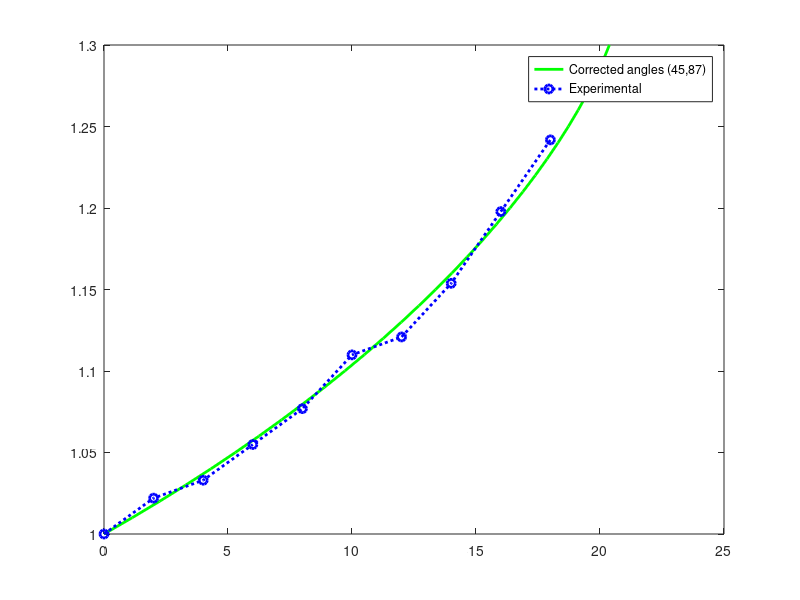

Recreate this plot in MATLAB. (Note: this script raises an error after producing the figure.)


lambda1 = [1.000:.01:1.3];






        C1 = 0.6029 ; C2 =  0;% for corrected
Pvslambda =  lambda1.^(-3).*(0.169803E3+(-0.1E1).*lambda1.^2+(-0.131042E2).*(4+ ...
  (-0.197768E1).*lambda1.^2+0.582345E-2.*lambda1.^4).^(1/2)).^(-2).* ...
  (0.228959E3+0.1E1.*lambda1.^4+(-0.74171E3).*(4+(-0.197768E1).* ...
  lambda1.^2+0.582345E-2.*lambda1.^4).^(1/2)+lambda1.^2.*(( ...
  -0.226404E3)+0.131042E2.*(4+(-0.197768E1).*lambda1.^2+ ...
  0.582345E-2.*lambda1.^4).^(1/2))).^(-1).*(C1.*((-0.179211E7)+( ...
  -0.342919E2).*lambda1.^10+0.58055E7.*(4+(-0.197768E1).*lambda1.^2+ ...
  0.582345E-2.*lambda1.^4).^(1/2)+lambda1.^4.*(0.344122E7+( ...
  -0.658995E7).*(4+(-0.197768E1).*lambda1.^2+0.582345E-2.* ...
  lambda1.^4).^(1/2))+lambda1.^2.*(0.132908E7+(-0.683793E5).*(4+( ...
  -0.197768E1).*lambda1.^2+0.582345E-2.*lambda1.^4).^(1/2))+ ...
  lambda1.^8.*(0.174686E5+(-0.449367E3).*(4+(-0.197768E1).* ...
  lambda1.^2+0.582345E-2.*lambda1.^4).^(1/2))+lambda1.^6.*(( ...
  -0.199778E7)+0.152608E6.*(4+(-0.197768E1).*lambda1.^2+ ...
  0.582345E-2.*lambda1.^4).^(1/2)))+C2.*((-0.40536E7)+0.925926E0.* ...
  lambda1.^12+0.672219E7.*(4+(-0.197768E1).*lambda1.^2+0.582345E-2.* ...
  lambda1.^4).^(1/2)+lambda1.^4.*(0.73566E7+(-0.799004E7).*(4+( ...
  -0.197768E1).*lambda1.^2+0.582345E-2.*lambda1.^4).^(1/2))+ ...
  lambda1.^2.*(0.202805E7+(-0.154668E6).*(4+(-0.197768E1).* ...
  lambda1.^2+0.582345E-2.*lambda1.^4).^(1/2))+lambda1.^8.*( ...
  0.940764E5+(-0.515076E4).*(4+(-0.197768E1).*lambda1.^2+ ...
  0.582345E-2.*lambda1.^4).^(1/2))+lambda1.^10.*((-0.550287E3)+ ...
  0.121335E2.*(4+(-0.197768E1).*lambda1.^2+0.582345E-2.*lambda1.^4) ...
  .^(1/2))+lambda1.^6.*((-0.414468E7)+0.528936E6.*(4+(-0.197768E1).* ...
  lambda1.^2+0.582345E-2.*lambda1.^4).^(1/2))));
plot(Pvslambda*145.08,lambda1,'g','linewidth',2)
hold on
% Material_fit = [-Pvslambda'*145.08 lambda1'];
% save('Material_fit_6088.mat','Material_fit');




P_exp = [0:2:18];
lambda1_exp =  [  1 1.0220 1.0330 1.0549 1.0769 1.1099 1.1209 1.1538 ...
                    1.1978 1.2418];
plot(P_exp,lambda1_exp,'bo:','linewidth',2)
h = legend('Corrected angles (45,87)','Experimental');
h.FontSize = 10;
h.FontWeight = 'bold';
xlim([0 max(P_exp)])
grid on
title ('Mooney Rivlin fit','Fontweight','bold','fontsize',12)
set(gca,'linewidth',2)
